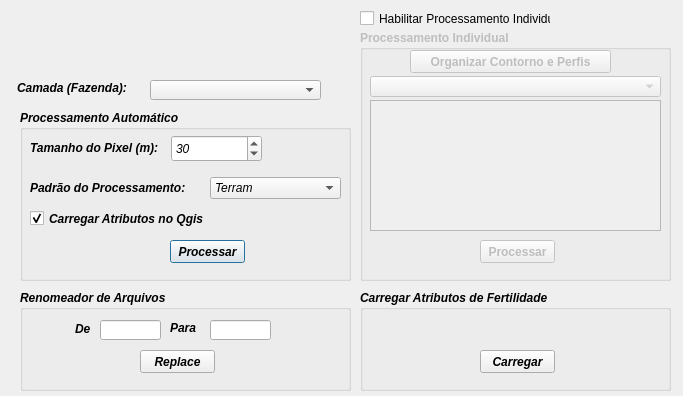
<?xml version="1.0" encoding="UTF-8"?>
<ui version="4.0">
 <class>TerramProcessamentoDialogBase</class>
 <widget class="QDialog" name="TerramProcessamentoDialogBase">
  <property name="geometry">
   <rect>
    <x>0</x>
    <y>0</y>
    <width>683</width>
    <height>396</height>
   </rect>
  </property>
  <property name="windowTitle">
   <string>Terram - Processamento Fertilidade</string>
  </property>
  <widget class="QGroupBox" name="groupBoxAutomatico">
   <property name="enabled">
    <bool>true</bool>
   </property>
   <property name="geometry">
    <rect>
     <x>20</x>
     <y>110</y>
     <width>331</width>
     <height>171</height>
    </rect>
   </property>
   <property name="font">
    <font>
     <weight>75</weight>
     <italic>true</italic>
     <bold>true</bold>
     <strikeout>false</strikeout>
    </font>
   </property>
   <property name="mouseTracking">
    <bool>false</bool>
   </property>
   <property name="tabletTracking">
    <bool>true</bool>
   </property>
   <property name="focusPolicy">
    <enum>Qt::StrongFocus</enum>
   </property>
   <property name="autoFillBackground">
    <bool>false</bool>
   </property>
   <property name="title">
    <string>Processamento Automático</string>
   </property>
   <property name="flat">
    <bool>false</bool>
   </property>
   <property name="checkable">
    <bool>false</bool>
   </property>
   <widget class="QLabel" name="PadraoProcessamento">
    <property name="geometry">
     <rect>
      <x>10</x>
      <y>70</y>
      <width>171</width>
      <height>16</height>
     </rect>
    </property>
    <property name="font">
     <font>
      <weight>75</weight>
      <italic>true</italic>
      <bold>true</bold>
      <strikeout>false</strikeout>
     </font>
    </property>
    <property name="text">
     <string>Padrão do Processamento:</string>
    </property>
   </widget>
   <widget class="QgsSpinBox" name="mQgsSpinBoxPixel">
    <property name="geometry">
     <rect>
      <x>151</x>
      <y>25</y>
      <width>91</width>
      <height>27</height>
     </rect>
    </property>
    <property name="font">
     <font>
      <weight>50</weight>
      <italic>true</italic>
      <bold>false</bold>
      <strikeout>false</strikeout>
      <kerning>true</kerning>
     </font>
    </property>
    <property name="value">
     <number>30</number>
    </property>
   </widget>
   <widget class="QPushButton" name="pushButtonProcessar">
    <property name="geometry">
     <rect>
      <x>150</x>
      <y>130</y>
      <width>75</width>
      <height>23</height>
     </rect>
    </property>
    <property name="font">
     <font>
      <weight>75</weight>
      <italic>true</italic>
      <bold>true</bold>
      <strikeout>false</strikeout>
     </font>
    </property>
    <property name="text">
     <string>Processar</string>
    </property>
   </widget>
   <widget class="QLabel" name="TamanhoPixel">
    <property name="geometry">
     <rect>
      <x>10</x>
      <y>30</y>
      <width>131</width>
      <height>16</height>
     </rect>
    </property>
    <property name="text">
     <string>Tamanho do Pixel (m):</string>
    </property>
   </widget>
   <widget class="QComboBox" name="comboBoxPadrao">
    <property name="geometry">
     <rect>
      <x>190</x>
      <y>67</y>
      <width>131</width>
      <height>22</height>
     </rect>
    </property>
    <property name="font">
     <font>
      <weight>50</weight>
      <italic>true</italic>
      <bold>false</bold>
      <strikeout>false</strikeout>
     </font>
    </property>
    <property name="mouseTracking">
     <bool>true</bool>
    </property>
    <item>
     <property name="text">
      <string>Terram</string>
     </property>
    </item>
    <item>
     <property name="text">
      <string>ELO</string>
     </property>
    </item>
    <item>
     <property name="text">
      <string>Completo</string>
     </property>
    </item>
   </widget>
   <widget class="QCheckBox" name="checkBoxCarregarLayout">
    <property name="geometry">
     <rect>
      <x>10</x>
      <y>100</y>
      <width>191</width>
      <height>17</height>
     </rect>
    </property>
    <property name="text">
     <string>Carregar Atributos no Qgis</string>
    </property>
    <property name="checked">
     <bool>true</bool>
    </property>
   </widget>
  </widget>
  <widget class="QGroupBox" name="groupBoxIndividual">
   <property name="enabled">
    <bool>false</bool>
   </property>
   <property name="geometry">
    <rect>
     <x>360</x>
     <y>30</y>
     <width>311</width>
     <height>251</height>
    </rect>
   </property>
   <property name="font">
    <font>
     <weight>75</weight>
     <bold>true</bold>
    </font>
   </property>
   <property name="title">
    <string>Processamento Individual</string>
   </property>
   <widget class="QPushButton" name="pushButtonProcessarIndividual">
    <property name="geometry">
     <rect>
      <x>120</x>
      <y>210</y>
      <width>75</width>
      <height>23</height>
     </rect>
    </property>
    <property name="text">
     <string>Processar</string>
    </property>
   </widget>
   <widget class="QListWidget" name="listWidgetAtributos">
    <property name="geometry">
     <rect>
      <x>10</x>
      <y>70</y>
      <width>291</width>
      <height>131</height>
     </rect>
    </property>
    <property name="autoScrollMargin">
     <number>8</number>
    </property>
    <property name="alternatingRowColors">
     <bool>false</bool>
    </property>
    <property name="selectionMode">
     <enum>QAbstractItemView::MultiSelection</enum>
    </property>
    <property name="layoutMode">
     <enum>QListView::SinglePass</enum>
    </property>
    <property name="viewMode">
     <enum>QListView::ListMode</enum>
    </property>
    <property name="modelColumn">
     <number>0</number>
    </property>
    <property name="uniformItemSizes">
     <bool>false</bool>
    </property>
    <property name="wordWrap">
     <bool>false</bool>
    </property>
   </widget>
   <widget class="QgsMapLayerComboBox" name="mMapLayerComboBoxPerfil">
    <property name="geometry">
     <rect>
      <x>10</x>
      <y>46</y>
      <width>291</width>
      <height>21</height>
     </rect>
    </property>
   </widget>
   <widget class="QPushButton" name="pushButtonOrganizar">
    <property name="geometry">
     <rect>
      <x>50</x>
      <y>20</y>
      <width>201</width>
      <height>23</height>
     </rect>
    </property>
    <property name="text">
     <string>Organizar Contorno e Perfis</string>
    </property>
   </widget>
  </widget>
  <widget class="QLabel" name="CamadaFazenda">
   <property name="geometry">
    <rect>
     <x>17</x>
     <y>80</y>
     <width>121</width>
     <height>16</height>
    </rect>
   </property>
   <property name="font">
    <font>
     <weight>75</weight>
     <italic>true</italic>
     <bold>true</bold>
    </font>
   </property>
   <property name="text">
    <string>Camada (Fazenda):</string>
   </property>
  </widget>
  <widget class="QgsMapLayerComboBox" name="mMapLayerComboBoxFazenda">
   <property name="enabled">
    <bool>true</bool>
   </property>
   <property name="geometry">
    <rect>
     <x>150</x>
     <y>80</y>
     <width>171</width>
     <height>20</height>
    </rect>
   </property>
   <property name="currentText">
    <string/>
   </property>
   <property name="allowEmptyLayer">
    <bool>false</bool>
   </property>
   <property name="showCrs">
    <bool>true</bool>
   </property>
  </widget>
  <widget class="QCheckBox" name="checkBoxProcessarIndividual">
   <property name="geometry">
    <rect>
     <x>360</x>
     <y>10</y>
     <width>191</width>
     <height>17</height>
    </rect>
   </property>
   <property name="text">
    <string>Habilitar Processamento Individual</string>
   </property>
  </widget>
  <widget class="QLabel" name="label_3">
   <property name="geometry">
    <rect>
     <x>20</x>
     <y>20</y>
     <width>201</width>
     <height>41</height>
    </rect>
   </property>
   <property name="text">
    <string/>
   </property>
   <property name="pixmap">
    <pixmap>terram.png</pixmap>
   </property>
  </widget>
  <widget class="QLabel" name="label_2">
   <property name="geometry">
    <rect>
     <x>240</x>
     <y>10</y>
     <width>71</width>
     <height>61</height>
    </rect>
   </property>
   <property name="text">
    <string/>
   </property>
   <property name="pixmap">
    <pixmap>agr2.png</pixmap>
   </property>
  </widget>
  <widget class="QGroupBox" name="groupBox">
   <property name="geometry">
    <rect>
     <x>20</x>
     <y>290</y>
     <width>331</width>
     <height>101</height>
    </rect>
   </property>
   <property name="font">
    <font>
     <weight>75</weight>
     <italic>true</italic>
     <bold>true</bold>
    </font>
   </property>
   <property name="title">
    <string>Renomeador de Arquivos</string>
   </property>
   <widget class="QLineEdit" name="lineEditPara">
    <property name="geometry">
     <rect>
      <x>190</x>
      <y>30</y>
      <width>61</width>
      <height>20</height>
     </rect>
    </property>
   </widget>
   <widget class="QLabel" name="label">
    <property name="geometry">
     <rect>
      <x>150</x>
      <y>30</y>
      <width>31</width>
      <height>16</height>
     </rect>
    </property>
    <property name="text">
     <string>Para</string>
    </property>
   </widget>
   <widget class="QLineEdit" name="lineEditDe">
    <property name="geometry">
     <rect>
      <x>80</x>
      <y>30</y>
      <width>61</width>
      <height>20</height>
     </rect>
    </property>
   </widget>
   <widget class="QLabel" name="label_4">
    <property name="geometry">
     <rect>
      <x>55</x>
      <y>31</y>
      <width>21</width>
      <height>16</height>
     </rect>
    </property>
    <property name="text">
     <string>De</string>
    </property>
   </widget>
   <widget class="QPushButton" name="pushButtonReplace">
    <property name="geometry">
     <rect>
      <x>120</x>
      <y>60</y>
      <width>75</width>
      <height>23</height>
     </rect>
    </property>
    <property name="text">
     <string>Replace</string>
    </property>
   </widget>
  </widget>
  <widget class="QGroupBox" name="groupBox_2">
   <property name="geometry">
    <rect>
     <x>360</x>
     <y>290</y>
     <width>311</width>
     <height>101</height>
    </rect>
   </property>
   <property name="font">
    <font>
     <weight>75</weight>
     <italic>true</italic>
     <bold>true</bold>
    </font>
   </property>
   <property name="title">
    <string>Carregar Atributos de Fertilidade</string>
   </property>
   <widget class="QPushButton" name="pushButtonCarregar">
    <property name="geometry">
     <rect>
      <x>120</x>
      <y>60</y>
      <width>75</width>
      <height>23</height>
     </rect>
    </property>
    <property name="text">
     <string>Carregar</string>
    </property>
   </widget>
   <widget class="QgsFileWidget" name="mQgsFileWidget">
    <property name="geometry">
     <rect>
      <x>40</x>
      <y>30</y>
      <width>251</width>
      <height>27</height>
     </rect>
    </property>
    <property name="filter">
     <string>*.shp</string>
    </property>
    <property name="defaultRoot">
     <string>C:\geoprocessamento\PROCESSAMENTO\FileQgis</string>
    </property>
    <property name="storageMode">
     <enum>QgsFileWidget::GetMultipleFiles</enum>
    </property>
    <property name="relativeStorage">
     <enum>QgsFileWidget::RelativeDefaultPath</enum>
    </property>
    <property name="options">
     <set>QFileDialog::ShowDirsOnly</set>
    </property>
   </widget>
  </widget>
 </widget>
 <customwidgets>
  <customwidget>
   <class>QgsFileWidget</class>
   <extends>QWidget</extends>
   <header>qgsfilewidget.h</header>
  </customwidget>
  <customwidget>
   <class>QgsMapLayerComboBox</class>
   <extends>QComboBox</extends>
   <header>qgsmaplayercombobox.h</header>
  </customwidget>
  <customwidget>
   <class>QgsSpinBox</class>
   <extends>QSpinBox</extends>
   <header>qgsspinbox.h</header>
  </customwidget>
 </customwidgets>
 <resources/>
 <connections/>
</ui>
